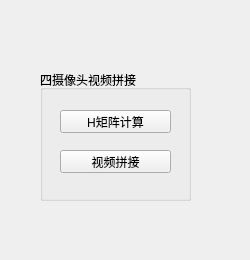
<?xml version="1.0" encoding="UTF-8"?>
<ui version="4.0">
 <class>fourCamsVideoStitching</class>
 <widget class="QWidget" name="fourCamsVideoStitching">
  <property name="geometry">
   <rect>
    <x>0</x>
    <y>0</y>
    <width>250</width>
    <height>260</height>
   </rect>
  </property>
  <property name="windowTitle">
   <string>四摄像头视频拼接</string>
  </property>
  <widget class="QGroupBox" name="groupBox">
   <property name="geometry">
    <rect>
     <x>40</x>
     <y>70</y>
     <width>151</width>
     <height>131</height>
    </rect>
   </property>
   <property name="title">
    <string>四摄像头视频拼接</string>
   </property>
   <widget class="QPushButton" name="HMatrixCalcBtn">
    <property name="geometry">
     <rect>
      <x>20</x>
      <y>40</y>
      <width>111</width>
      <height>23</height>
     </rect>
    </property>
    <property name="text">
     <string>H矩阵计算</string>
    </property>
   </widget>
   <widget class="QPushButton" name="videoStitchingBtn">
    <property name="geometry">
     <rect>
      <x>20</x>
      <y>80</y>
      <width>111</width>
      <height>23</height>
     </rect>
    </property>
    <property name="text">
     <string>视频拼接</string>
    </property>
   </widget>
  </widget>
 </widget>
 <resources/>
 <connections/>
</ui>
